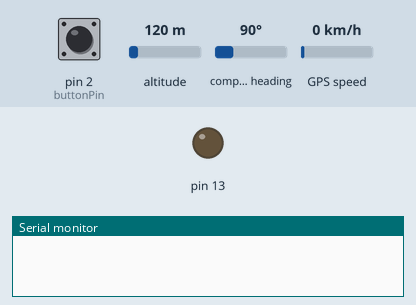
Recording of a sketch running on a simulated Arduino Uno, built with avr-gcc and run on an emulated ATmega328P. Shown: output pins drawn as LEDs (lit = HIGH), the last lines printed to the serial monitor. Inputs (shaded band) come from the test bench; at power-on: pin 2 (buttonPin) HIGH, altitude 120 m, compass heading 90°, GPS speed 0 km/h. The GPS gets a fix after 3 s at 37.7749, -122.4194 with 8 satellites.

Above: at 1.2 s.
1.3 s: pin 2 (buttonPin) pulled LOW for 0.15 s
At 1.8 s:
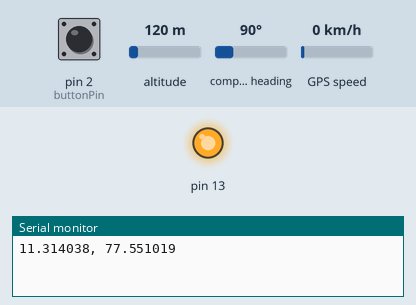
3.4 s: pin 2 (buttonPin) pulled LOW for 3.2 s
At 8.5 s:
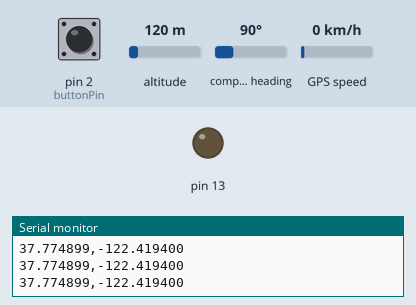
Timing chart, 0 to 10.0 s (numbered marks = the images above; inputs shaded):
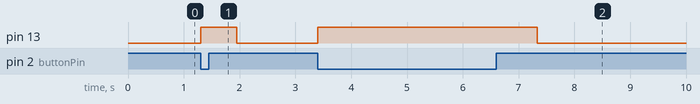

Measured:
- after the input at 1.3 s, pin 13: LOW → HIGH at once, → LOW 0.65 s later
- after the input at 3.4 s, pin 13: LOW → HIGH at once, → LOW 3.9 s later

The sketch:

trasmitter_mini.ino
```cpp
#include <Wire.h>
#include <SoftwareSerial.h>
#include <TinyGPS.h>

// Create a SoftwareSerial object to communicate with the GPS module
SoftwareSerial sgps(9,10); // RX, TX
//SoftwareSerial mySerial(2,3); // RX, TX

const int buttonPin = 2;     // the number of the pushbutton pin     // the number of the LED pin
int buttonState = 0;
int b1=1;
// Create a TinyGPS object
TinyGPS gps;
int b=true;
bool pr=false;


void setup() {
  Serial.begin(9600);
  sgps.begin(9600);
//  mySerial.begin(9600);
  pinMode(buttonPin, INPUT);
  pinMode(2, INPUT_PULLUP);
  pinMode(13, OUTPUT);

}

void loop() {
  bool sensorVal = digitalRead(2);
  //print out the value of the pushbutton
//  Serial.println(sensorVal);
  if (sensorVal == pr) {
    digitalWrite(13, HIGH);
    Serial.println("11.314038, 77.551019");
    while(digitalRead(2) == pr){

    }
    delay(500);
//
  }
  else {
    digitalWrite(13, LOW);
  }

  char stlat[20];
  char stlon[20];
//  int But1=digitalRead(But);
  while (sgps.available())
    {

      if(b1<=20){
//      Serial.println("Alert!!");
//      if(buttonState == HIGH){
//        Serial.println(b1);
      int c = sgps.read();
      if (gps.encode(c))
      {
        float slat,slon;
        gps.f_get_position(&slat, &slon);
//        char a1=slat;
//        char a2=slon;
//      Serial.print("A");
//        String lla=a1+a2;

        dtostrf(slat,9,6,stlat);
        dtostrf(slon,9,6,stlon);
        Serial.print(stlat);
        Serial.print(",");
        Serial.println(stlon);
//      Serial.print(",");
//        mySerial.write(stlat[9]);
        delay(100);
       b1=b1+1;
      }
//        mySerial.write(stlon[9]);
//         Transmit latitude and longitude to the other board using the transceiver module
//        transmitData(slat, slon);
     //////
    }
//    else{
//      Serial.println(buttonState);
////      break;
//    }
      }

//  switch(But1){
//  case '1':
//    Serial.print(But1);
//    Serial.println("NO safe NOW");
//      delay(3000);
//      break;
//
//  case 0:
//    Serial.print(But1);
//    Serial.println("You Are safe NOW");
//    delay(1000);
//    break;
//  }
//}
////void transmitData(double latitude, double longitude) {
//  // TODO: Configure and send the latitude and longitude values via the transceiver module to the other board
//
}
//Make sure to connect the TX pin of the GPS module to the RX pin of the GPS Arduino board, and the TX pin of the transceiver module to the RX pin of the other Arduino board.
```
